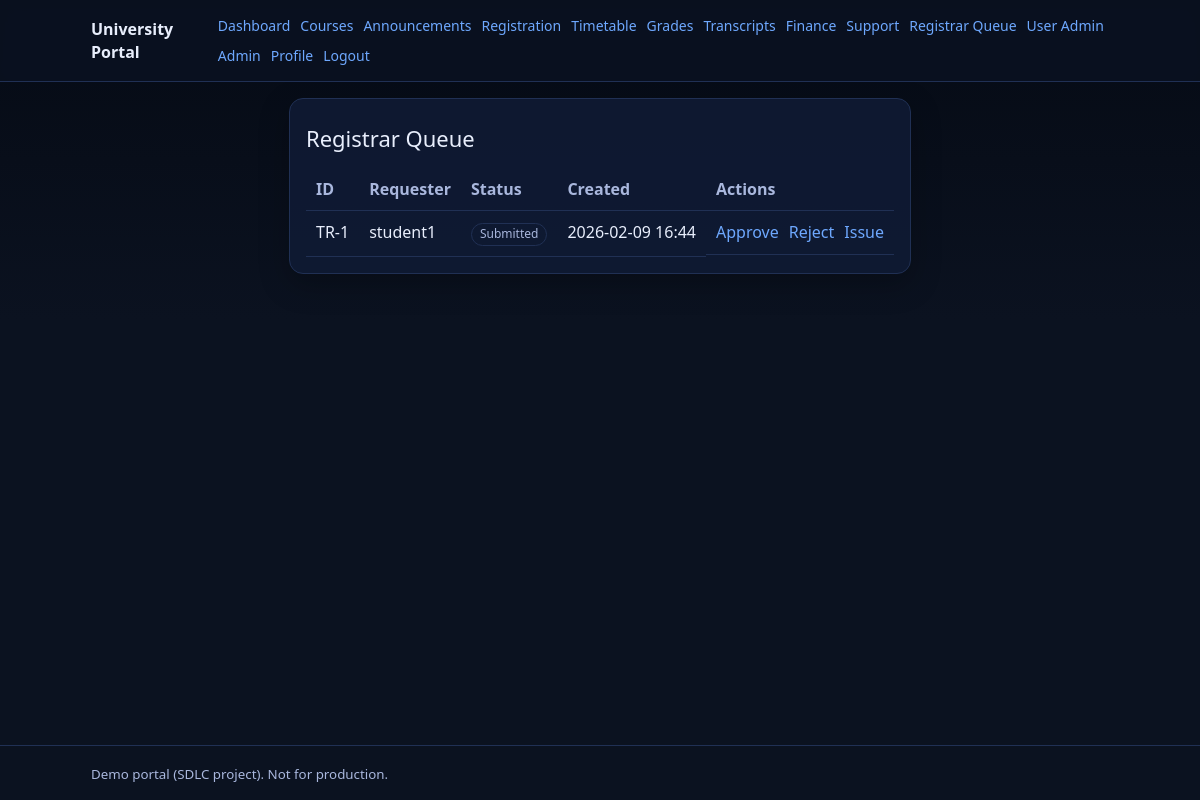
Page /registrar/queue/ (signed in) on the committed database.
### portal/models.py (models this page shows, shortened)
class TranscriptRequest(models.Model):
	class Status(models.TextChoices):
		SUBMITTED = "submitted", "Submitted"
		IN_REVIEW = "in_review", "In Review"
		APPROVED = "approved", "Approved"
		REJECTED = "rejected", "Rejected"
		ISSUED = "issued", "Issued"
	class DeliveryMethod(models.TextChoices):
		EMAIL = "email", "Email"
		PICKUP = "pickup", "Pickup"
		COURIER = "courier", "Courier"
	requester = models.ForeignKey(settings.AUTH_USER_MODEL, on_delete=models.PROTECT)
	purpose = models.CharField(max_length=200)
	delivery_method = models.CharField(max_length=16, choices=DeliveryMethod.choices)
	recipient_details = models.TextField(blank=True)
	status = models.CharField(max_length=16, choices=Status.choices, default=Status.SUBMITTED)
	reviewed_by = models.ForeignKey(
		settings.AUTH_USER_MODEL, on_delete=models.PROTECT, null=True, blank=True, related_name="reviewed_transcripts"
	)
	review_reason = models.TextField(blank=True)
	issued_at = models.DateTimeField(null=True, blank=True)
	verification_code = models.CharField(max_length=24, blank=True)
	created_at = models.DateTimeField(default=timezone.now)
	updated_at = models.DateTimeField(auto_now=True)

### portal/views.py (the view)
# urls.py: path("registrar/queue/", views.registrar_queue, name="registrar_queue"),
@login_required
def registrar_queue(request: HttpRequest) -> HttpResponse:
	_require_role(request, "REGISTRAR")
	items = TranscriptRequest.objects.all().order_by("status", "created_at")
	return render(request, "portal/registrar_queue.html", {"items": items})

### portal/context_processors.py (called while the page is built)
def portal_nav(request):
    user = request.user
    return {
        "nav": {
            "is_student": user_in_any_group(user, [ROLE_STUDENT]),
            "is_faculty": user_in_any_group(user, [ROLE_FACULTY]),
            "is_registrar": user_in_any_group(user, [ROLE_REGISTRAR, ROLE_IT_ADMIN]),
            "is_finance": user_in_any_group(user, [ROLE_FINANCE, ROLE_IT_ADMIN]),
            "is_alumni": user_in_any_group(user, [ROLE_ALUMNI]),
            "is_admin": user.is_authenticated and (user.is_superuser or user_in_any_group(user, [ROLE_IT_ADMIN])),
        }
    }

### portal/roles.py (called while the page is built)
def user_in_any_group(user: User, group_names: Iterable[str]) -> bool:
    if not user.is_authenticated:
        return False
    if user.is_superuser:
        return True
    return user.groups.filter(name__in=list(group_names)).exists()

### portal/views.py (called while the page is built)
def _require_role(request: HttpRequest, *roles: str) -> None:
	if request.user.is_superuser:
		return
	if any(is_in_role(request.user, r) for r in roles):
		return
	raise PermissionDenied()

### templates/portal/registrar_queue.html (shortened to what this page needs)
{% extends 'portal/base.html' %}
{% block content %}
<div class="card">
    <div class="h1">Registrar Queue</div>
    {% if items %}
    <table class="table">
        <thead>
            <tr>
                <th>ID</th>
                <th>Requester</th>
                <th>Status</th>
                <th>Created</th>
                <th>Actions</th>
            </tr>
        </thead>
        <tbody>
            {% for tr in items %}
            <tr>
                <td>TR-{{ tr.id }}</td>
                <td>{{ tr.requester.get_full_name|default:tr.requester.username }}</td>
                <td><span class="badge">{{ tr.get_status_display }}</span></td>
                <td>{{ tr.created_at|date:'Y-m-d H:i' }}</td>
                <td class="actions">
                    <a href="{% url 'portal:registrar_approve' tr.id %}">Approve</a>
                    <a href="{% url 'portal:registrar_reject' tr.id %}">Reject</a>
                    <a href="{% url 'portal:registrar_issue' tr.id %}">Issue</a>
                </td>
            </tr>
            {% endfor %}
        </tbody>
    </table>
    {% else %}
    <p class="h2">Queue is empty.</p>
    {% endif %}
</div>
{% endblock %}

### static/portal.css (style rules this page uses)
:root { --bg: #0b1220; --card: #0f1a33; --text: #e8eefc; --muted: #a9b7dd; --brand: #6ea8fe; --border: #203054; --good: #2fbf71; --warn: #f59f00; --bad: #fa5252; }
* { box-sizing: border-box }
html, body { height: 100%; }
body { margin: 0; font-family: system-ui, -apple-system, Segoe UI, Roboto, Helvetica, Arial; line-height: 1.4; background: linear-gradient(180deg, #050a14, #0b1220 40%, #0b1220); color: var(--text); min-height: 100vh; display: flex; flex-direction: column; }
a { color: var(--brand); text-decoration: none }
.card { background: rgba(15, 26, 51, .9); border: 1px solid var(--border); border-radius: 14px; padding: 16px; box-shadow: 0 10px 30px rgba(0, 0, 0, .25) }
.h1 { font-size: 22px; margin: 8px 0 14px 0 }
.table { width: 100%; border-collapse: collapse }
.table th, .table td { padding: 10px; border-bottom: 1px solid var(--border); vertical-align: top }
.table th { color: var(--muted); text-align: left; font-weight: 600 }
.badge { display: inline-block; padding: 2px 8px; border-radius: 999px; border: 1px solid var(--border); color: var(--muted); font-size: 12px }
.actions { display: flex; flex-wrap: wrap; gap: 10px; align-items: center }

### rows in the picture
TranscriptRequest: id "1", requester.get_full_name "student1", status "Submitted", created_at "2026-02-09 16:44"
